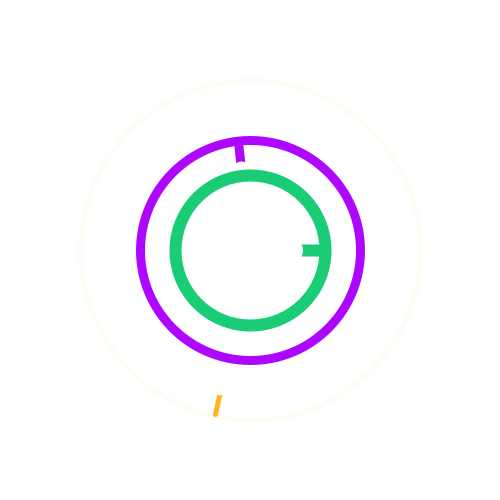
Frame 1 (no input)
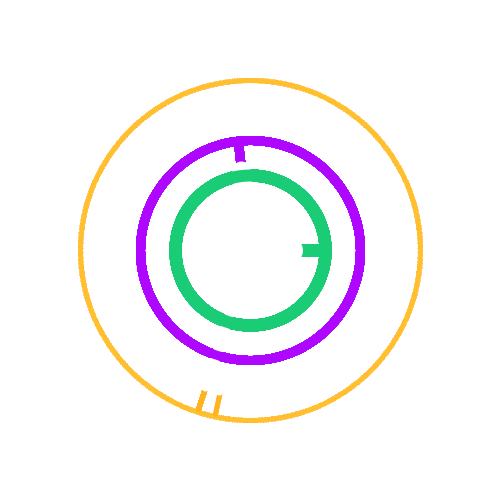
Frame 60 (the mouse pressed at the canvas centre just before this capture)
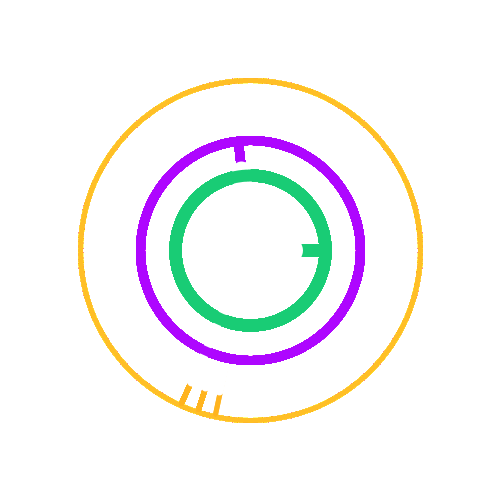
Frame 120 (the mouse held since frame 60 and released just before this capture)

The Processing sketch that drew these frames (run headless with seeded random() and noise(); from frame 60 on, the mouse is pressed at the canvas centre):

// Processing sketch: processing_126152
// ── processing_126152.pde

Engranajes clock;

void setup(){
 size(500,500);
 smooth();
 for(int i = 0; i < 1000; i++){
 clock = new Engranajes();}
 background(255);
}

void draw(){

clock.limpiar();
clock.hands();
clock.circulos();

}



  class Engranajes{
  void limpiar(){
      if(second() == 0){
        noStroke();
        fill(255);
        ellipse(width/2, height/2,width/2 + 100, height/2 + 100);}
      }

  void hands(){
    float s = map(second(), 0, 60, 0, TWO_PI) - HALF_PI;
    float m = map(minute(), 0, 60, 0, TWO_PI) - HALF_PI;
    float h = map(hour() % 12, 0, 12, 0, TWO_PI) - HALF_PI;
      //SEGUNDOS
      strokeWeight(5);
      stroke(#FFB41F);
      line(250, 250, cos(s) * 168 + 250, sin(s) * 168 + 250);
      strokeWeight(8);
      stroke(255);
      line(250, 250, cos(s) * 145 + 250, sin(s) * 145 + 250);
      //MINUTOS
      strokeWeight(9);
      stroke(#AE06FF);
      line(250, 250, cos(m) * 108 + 250, sin(m) * 108 + 250);
      strokeWeight(18);
      stroke(255);
      line(250, 250, cos(m) * 80 + 250, sin(m) * 80 + 250);
      //HORAS
      strokeWeight(12);
      stroke(#19CC75);
      line(250, 250, cos(h) * 68 + 250, sin(h) * 68 + 250);
      strokeWeight(25);
      stroke(255);
      line(250, 250, cos(h) * 40 + 250, sin(h) * 40 + 250);
  }
  
  void circulos(){
      noFill();
      strokeWeight(5);
      stroke(#FFB41F,10);
      ellipse(250,250,340,340);
      strokeWeight(9);
      stroke(#AE06FF);
      ellipse(250,250,220,220);
      strokeWeight(12);
      stroke(#19CC75);
      ellipse(250,250,150,150);
  }
  
 }
  
